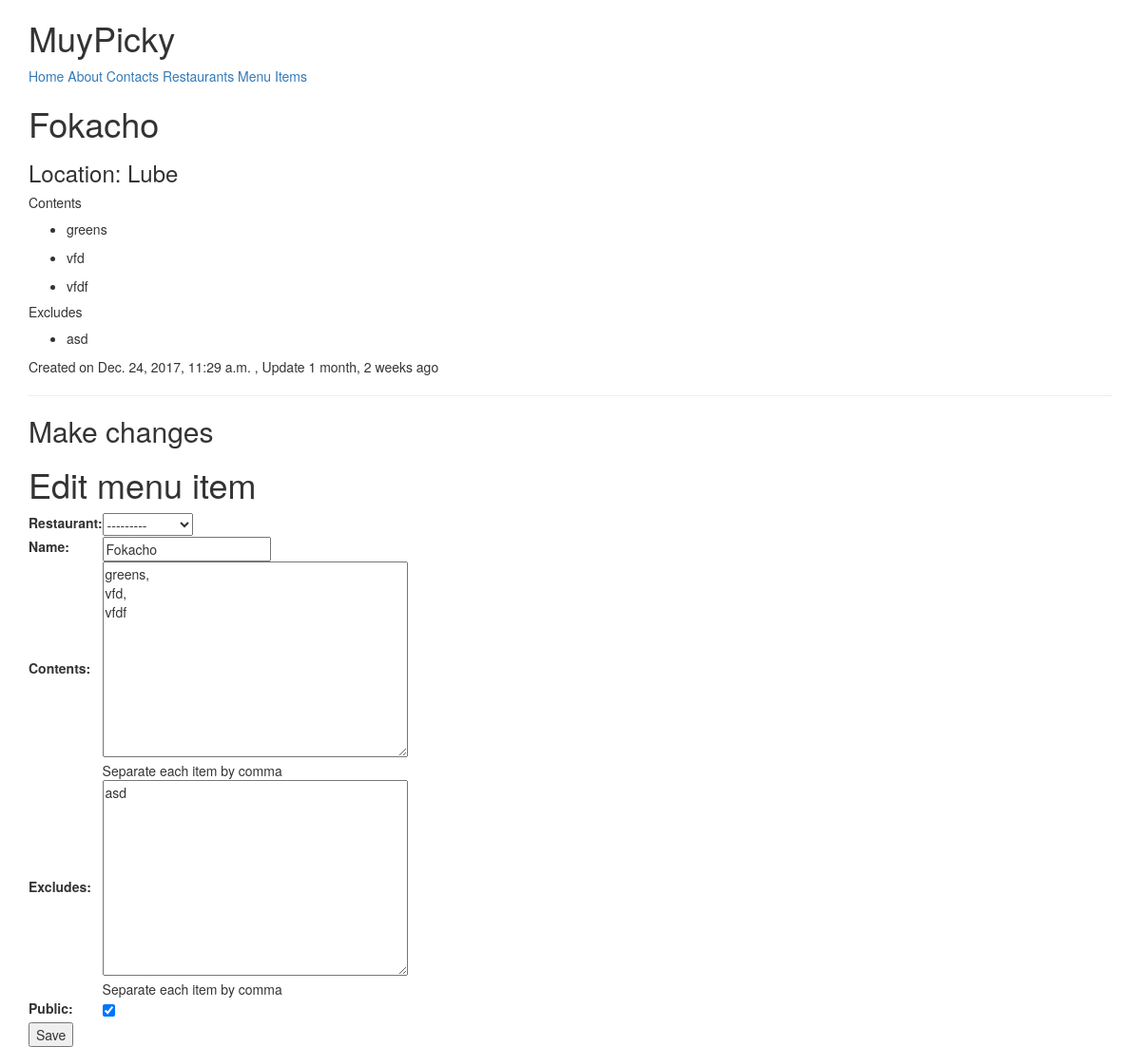
The app's page /items/2/ (signed in) with its own data.
### menus/models.py (models this page shows, shortened)
class Item(models.Model):
	user 		= models.ForeignKey(settings.AUTH_USER_MODEL)
	restaurant 	= models.ForeignKey(RestaurantLocation)
	name 		= models.CharField(max_length=120)
	contents 	= models.TextField(help_text='Separate each item by comma')
	excludes	= models.TextField(blank=True, null=True, help_text='Separate each item by comma')
	public 		= models.BooleanField(default=True)
	timestamp	= models.DateTimeField(auto_now_add=True)
	updated		= models.DateTimeField(auto_now=True)
	class Meta:
		ordering = ['-updated', '-timestamp']
	def get_contents(self):
		return self.contents.split(",")
	def get_excludes(self):
		return self.excludes.split(",")

### restaurants/models.py (models this page shows, shortened)
class RestaurantLocation(models.Model):
	owner 			= models.ForeignKey(user)
	name 			= models.CharField(max_length = 120)
	location 		= models.CharField(max_length = 120, null=True, blank=True)
	category		= models.CharField(max_length = 120, null=True, blank=True, validators=[validate_category])
	timestamp		= models.DateTimeField(auto_now_add=True)
	update			= models.DateTimeField(auto_now=True)
	slug			= models.SlugField(null=True, blank=True)
	objects			= RestaurantLocationManager()
	def __str__(self):
		return self.name

### menus/views.py (the view)
# urls.py: url(r'^(?P<pk>\d+)/$', ItemUpdateView.as_view(), name='detail'),
class ItemUpdateView(LoginRequiredMixin,UpdateView):
	form_class = ItemForm
	template_name = 'menus/detail-update.html'
	def get_queryset(self):
		return Item.objects.filter(user=self.request.user)
	def get_context_data(self,*args,**kwargs):
		context = super(ItemUpdateView, self).get_context_data(*args,**kwargs)
		context['title'] = 'Edit menu item'
		return context
	def get_form_kwargs(self):
		kwargs = super(ItemUpdateView, self).get_form_kwargs()
		kwargs['user'] = self.request.user
		return kwargs

### menus/forms.py
class ItemForm(forms.ModelForm):
	class Meta:
		model = Item
		fields = [
			'restaurant',
			'name',
			'contents',
			'excludes',
			'public'
		]
	def __init__ (self, user=None,*args,**kwargs):
		super(ItemForm,self).__init__(*args,**kwargs)
		self.fields['restaurant'].queryset = RestaurantLocation.objects.filter(owner=user)

### restaurants/models.py (called while the page is built)
	def get_queryset(self):
		return RestaurantLocationQuerySet(self.model, using=self._db)

### menus/templates/menus/detail-update.html (shortened to what this page needs)
{% extends 'base.html' %}
{% block content %}
<h1>{{ form.instance.name }}</h1>
<h3>Location: {{ form.instance.restaurant }}</h3>
{% if form.instance.contents %}
		<h5>Contents</h5>
		{% for item in object.get_contents %}
		<ul><li>{{ item }}</li></ul>
		{% endfor %}
		{% endif %}
		{% if form.instance.excludes %}
		<h5>Excludes</h5>
		{% for item in form.instance.get_excludes %}
		<ul><li>{{ item }}</li></ul>
		{% endfor %}
		{% endif %}
<p>Created on {{form.instance.timestamp}} {% if form.instance.updated %} , Update {{form.instance.updated|timesince}} ago {% endif %}</p>
<hr>
<h2>Make changes</h2>
{% include 'snippets/form-snippet.html' with form=form %}
{% endblock content %}

### templates/snippets/form-snippet.html
<h1>{{ title }}</h1>
<form method="POST">{% csrf_token %}
			<table>{{ form }}</table>
	<button type="submit">Save</button>
</form>

### records on screen
Item: instance.name "Fokacho", instance.restaurant "Lube", get_excludes "asd", instance.timestamp "Dec. 24, 2017, 11:29 a.m.", instance.updated "1 month, 2 weeks", restaurant "---------", contents "greens, vfd, vfdf", excludes "asd", public "☑"
RestaurantLocation: name "Fokacho"

### other values on screen
{{ item }} "greens" "vfd" "vfdf"
{{ title }} "Edit menu item"
